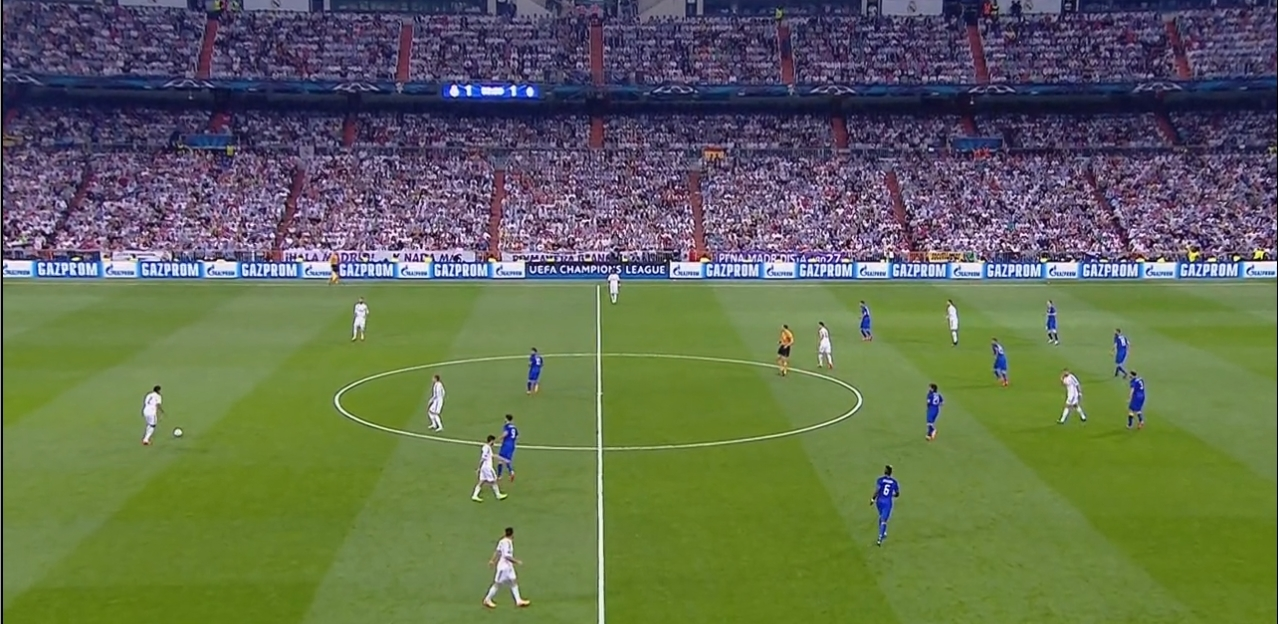
//> input picture hsv 2 + rect/frame (3).jpg, 1278 x 624 px, given in place of rain1.jpg, which was not available
$ ./ex1   (built with g++ and OpenCV 4)
//> lines starting //> are read from the running program, lines starting //| are printed output that depends on the picture; after the words box and inside, x2 and y2 are one past the last pixel; in counts of white or black regions, pixels touching at a corner belong together; pictures that were not available may be replaced by others from this repository, and a replacement may not be noted
#include "stdafx.h"
#include "opencv2/objdetect/objdetect.hpp"
#include "opencv2/highgui/highgui.hpp"
#include "opencv2/imgproc/imgproc.hpp"
#include "opencv2/opencv.hpp"
#include <cv.h>
#include <cxcore.h>
#include <iostream>
#include <stdio.h>
#include <highgui.h>
#include <stdlib.h>
//#include <vector>

using namespace std;
using namespace cv;

int Hmin = 0;
int Hmax = 256;
int Smin = 0;
int Smax = 256;
int Vmin = 0;
int Vmax = 256;

int Hmin1 = 0;
int Hmax1 = 256;
int Smin1 = 0;
int Smax1 = 256;
int Vmin1 = 0;
int Vmax1 = 256;

int Hmin2 = 0;
int Hmax2 = 256;
int Smin2 = 0;
int Smax2 = 256;
int Vmin2 = 0;
int Vmax2 = 256;

int HSVmax = 256;

int minsize = 50; //0
int maxsize = 50;
int maxs = 50;


int rectw = 35;
int recth = 45;

// Для морфологических преобразований
int dilation_elem = 0;
int kernel_size1 = 0;  // dilate 1
int kernel_size2 = 0;  // erode 1
int kernel_size3 = 0;  // close 1
int kernel_size4 = 0;  // dilate 1
int kernel_size5 = 0;  // erode 1
int kernel_size6 = 0;  // close 1
int const max_elem = 1;
int const max_kernel_size = 11;

// Для оператора Кэнни
Mat detected_edges;
int edgeThresh = 1;
int lowThreshold;
int const max_lowThreshold = 100;
int ratio = 3;
int kernel_size = 3;

int counter = 0; //счетчик для рисования зоны roi


Mat input_image, team1, team2, hsv1, hsv2, team1_hsv, team2_hsv, team1_morph, team2_morph;
Mat input_hsv, pitch_hsv, pitch_canny, pitch_rgb, pitch_hough, pitch_morph, ball;
Mat two_teams;
Mat cont;
Mat element1, element2, element3, element4, element5, element6;

// ROI
IplImage* roi = 0;
Point roi_1,roi_2;

IplImage* addplayer = 0;

//
// функции-обработчики ползунков
//
//void myTrackbarHmin(int pos) {
//        Hmin = pos;
//}

// рисуем целеуказатель
// [84 lines left out: functions drawTarget, myMouseCallback, addPlayer, not called in this run]

void detectTeam(Mat input, Mat output, int b, int g, int r){

	for (int y = roi_1.y; y < roi_2.y; y++) { //for (int y = 0; y < input.rows; y++)
						for (int x = roi_1.x; x < roi_2.x; x++) {  //for (int x = 0; x < input.cols; x++)
							int value = input.at<uchar>(y, x);
							if (value == 255) {
								Rect rect;
								Point p1,p2;
								p1.x = x - rectw/2;
								p1.y = y - recth/4;
								p2.x = x + rectw/2;
								p2.y = y + recth;
								int count = floodFill(input, Point(x, y), Scalar(200), &rect);
								if((rect.width >= minsize && rect.width <= maxsize)
									|| (rect.height >= minsize && rect.height <= maxsize)){
									//rectangle(output, p1,p2, Scalar(b, g, r, 4), 2);
									rectangle(output, rect, Scalar(b, g, r, 4), 2);
								}
							}
						}
					}
}

// [52 lines left out: functions detectBall, dilation1, not called in this run]

void hsv_test1() {
	// экспер
		Hmin1 = 54;//74;//72;//54;
		Hmax1 = 139;//124;//191;//139;
		Smin1 = 60;//44;//44;//60;
		Smax1 = 207;//251;//247;//207;
		Vmin1 = 74;//63;//63;//74;
		Vmax1 = 208;//240;//208;//208;
		//inRange(hsv1, Scalar(Hmin1, Smin1, Vmin1), Scalar(Hmax1, Smax1, Vmax1), team1_hsv);
}

void hsv_test2() {
	// экспер
		Hmin2 = 0;//0;//33;
		Hmax2 = 170;//139;//142;
		Smin2 = 0;//0;//0;
		Smax2 = 16;//23;//35;
		Vmin2 = 174;//153;//153;
		Vmax2 = 210;//236;//256;
		//inRange(hsv2, Scalar(Hmin2, Smin2, Vmin2), Scalar(Hmax2, Smax2, Vmax2), team2_hsv);
}

void morph_test() {
	kernel_size1 = 1;
	kernel_size3 = 5;
	kernel_size4 = 1;
	kernel_size6 = 5;
}


// [10 lines left out: function trackbar, not called in this run]

void trackbar1() {
		namedWindow("Control1", 0);

		cvCreateTrackbar("Hmin", "Control1", &Hmin1, HSVmax);
        cvCreateTrackbar("Hmax", "Control1", &Hmax1, HSVmax);
        cvCreateTrackbar("Smin", "Control1", &Smin1, HSVmax);
        cvCreateTrackbar("Smax", "Control1", &Smax1, HSVmax);
        cvCreateTrackbar("Vmin", "Control1", &Vmin1, HSVmax);
        cvCreateTrackbar("Vmax", "Control1", &Vmax1, HSVmax);
		cvCreateTrackbar( "Dilate:\n 2n + 1", "Control1",
                  &kernel_size1, max_kernel_size);
		cvCreateTrackbar( "Erode:\n 2n + 1", "Control1",
                  &kernel_size2, max_kernel_size);
		cvCreateTrackbar( "Close:\n 2n + 1", "Control1",
                  &kernel_size3, max_kernel_size);
}

void trackbar2() {
		namedWindow("Control2", 0);

		cvCreateTrackbar("Hmin", "Control2", &Hmin2, HSVmax);
        cvCreateTrackbar("Hmax", "Control2", &Hmax2, HSVmax);
        cvCreateTrackbar("Smin", "Control2", &Smin2, HSVmax);
        cvCreateTrackbar("Smax", "Control2", &Smax2, HSVmax);
        cvCreateTrackbar("Vmin", "Control2", &Vmin2, HSVmax);
        cvCreateTrackbar("Vmax", "Control2", &Vmax2, HSVmax);
		cvCreateTrackbar( "Dilate:\n 2n + 1", "Control2",
                  &kernel_size4, max_kernel_size);
		cvCreateTrackbar( "Erode:\n 2n + 1", "Control2",
                  &kernel_size5, max_kernel_size);
		cvCreateTrackbar( "Close:\n 2n + 1", "Control2",
                  &kernel_size6, max_kernel_size);
}

void Hough1() {
	// [15 lines of commented-out code are left out]

		vector<Vec4i> lines;
		HoughLinesP(pitch_canny, lines, 1, CV_PI/180, 50, 50, 70 ); //20
		for( size_t i = 0; i < lines.size(); i++ )
		{
		Vec4i l = lines[i];
		line( pitch_hough, Point(l[0], l[1]), Point(l[2], l[3]), Scalar(0,0,255), 2, CV_AA);
		}
}

void findCont() {
	vector<vector<Point> > contours;
	vector<Vec4i> hierarchy;
	/// Find contours
	findContours( pitch_canny, contours, hierarchy, CV_RETR_TREE, CV_CHAIN_APPROX_SIMPLE, Point(0, 0) );
	cont = Mat::zeros( input_image.size(), CV_8UC3 );
  /// Draw contours
  for( int i = 0; i< contours.size(); i++ )
     {
       drawContours( cont, contours, i, Scalar(0,0,255), 2, 8, hierarchy, 0, Point() );
     }
}

void CannyThreshold(int, void*) {
  /// Reduce noise with a kernel 3x3
  blur( pitch_hsv, detected_edges, Size(3,3) );

  /// Canny detector
  Canny( detected_edges, pitch_canny, lowThreshold, lowThreshold*ratio, kernel_size ); //detected_edges 2x

  /// Using Canny's output as a mask, we display our result
  //pitch = Scalar::all(0);

  //input_image.copyTo( pitch, detected_edges);

  Hough1();

 }

void test_canny() {
	/// Reduce noise with a kernel 3x3
  blur( pitch_hsv, detected_edges, Size(3,3) );

  /// Canny detector
  Canny( detected_edges, pitch_canny, 80, lowThreshold*ratio, kernel_size ); //detected_edges 2x
}


int main(int argc, char* argv[])
{
        // имя картинки
        char* filename = "rain1.jpg";//"test4new.jpeg";
        // получаем картинку
		input_image = imread(filename);
//> input_image is the input picture: 624 rows x 1278 cols, CV_8UC3; mean B, G, R 82.8, 107, 97.9
		team1 = imread(filename);
		team2 = imread(filename);
		two_teams = imread(filename);
		pitch_hough = imread(filename);
		ball = imread(filename);

		roi = cvLoadImage(filename,1);
		addplayer = cvLoadImage(filename,1);

		if(!input_image.data) return -1;
		if(!team1.data) return -1;
		if(!team2.data) return -1;
		if(!pitch_hough.data) return -1;

        printf("[i] image: %s\n", filename);

		// ползунки
		//trackbar();
		trackbar1();
		trackbar2();

		//namedWindow("Morph", 0);
		cvNamedWindow("size",CV_WINDOW_AUTOSIZE);
		//cvNamedWindow("Morph1",CV_WINDOW_AUTOSIZE);
		//cvNamedWindow("Morph2",CV_WINDOW_AUTOSIZE);
		cvCreateTrackbar("Min size", "size", &minsize, maxs);
        cvCreateTrackbar("Max size", "size", &maxsize, maxs);
		//createTrackbar( "Element:\n 0: Rect \n 1: Ellipse", "Control1", &dilation_elem, max_elem, dilation1 );

		//---------Canny---------------------------------------------------------

		/// Create a matrix of the same type and size as src (for dst)
		pitch_hsv.create( input_image.size(), input_image.type() );
		pitch_canny.create( input_image.size(), input_image.type() );
		ball.create( input_image.size(), input_image.type() );

		cvtColor( input_image, input_hsv, CV_BGR2HSV);
//> input_hsv: 624 rows x 1278 cols, CV_8UC3; mean H, S, V 81, 121.7, 122.6
		int Hmin = 34;
		int Hmax = 66;
		int Smin = 107;
		int Smax = 256;
		int Vmin = 103;
		int Vmax = 189;
		inRange(input_hsv, Scalar(Hmin, Smin, Vmin), Scalar(Hmax, Smax, Vmax), pitch_hsv);
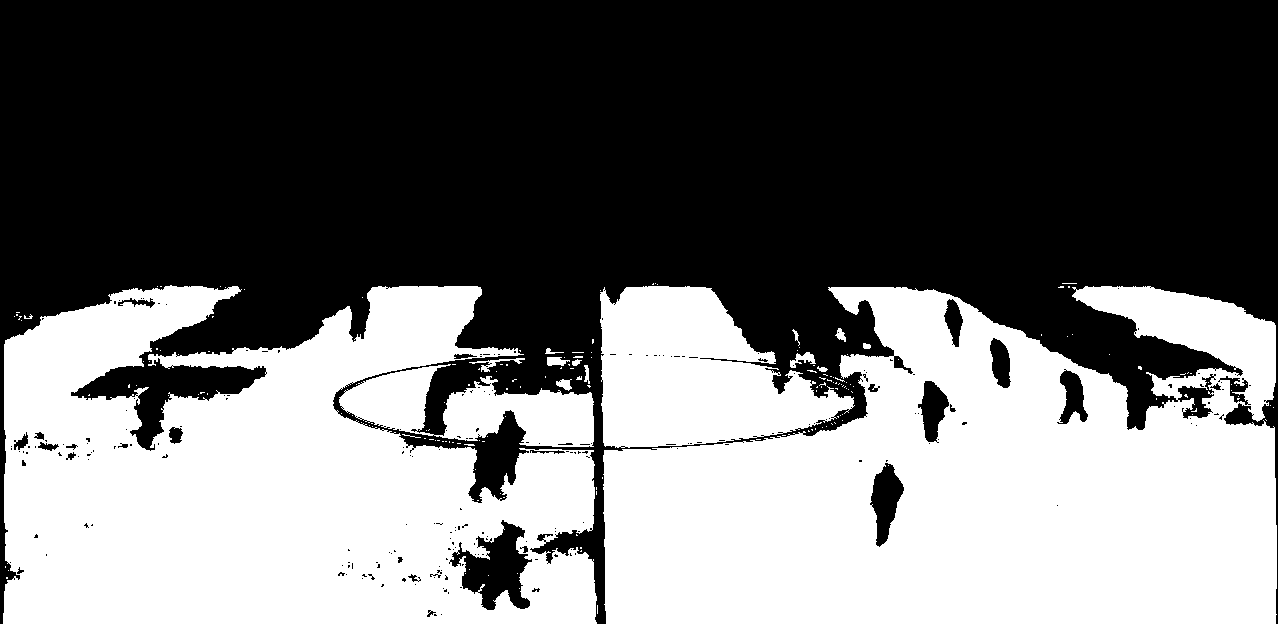
//> pitch_hsv: 624 rows x 1278 cols, CV_8UC1; 43.5% white; 179 white regions (162 under 20 px), largest, box (x1, y1, x2, y2) and area: (603, 286, 1277, 624) 164606, (3, 285, 597, 624) 143101, (600, 286, 855, 448) 26626

		namedWindow( "Canny", CV_WINDOW_AUTOSIZE );


		// окно для отображения ROI
        cvNamedWindow("roi",CV_WINDOW_AUTOSIZE);
		cvNamedWindow("add",CV_WINDOW_AUTOSIZE);

		createTrackbar( "Min Threshold:", "Canny", &lowThreshold, max_lowThreshold, CannyThreshold );

		//--------------------------------------------------------------

		//---------------------Поиск контуров---------------------------
		test_canny();
//> in test_canny, `Canny( detected_edges, pitch_canny, 80, lowThreshold*ratio, kernel_siz..`:
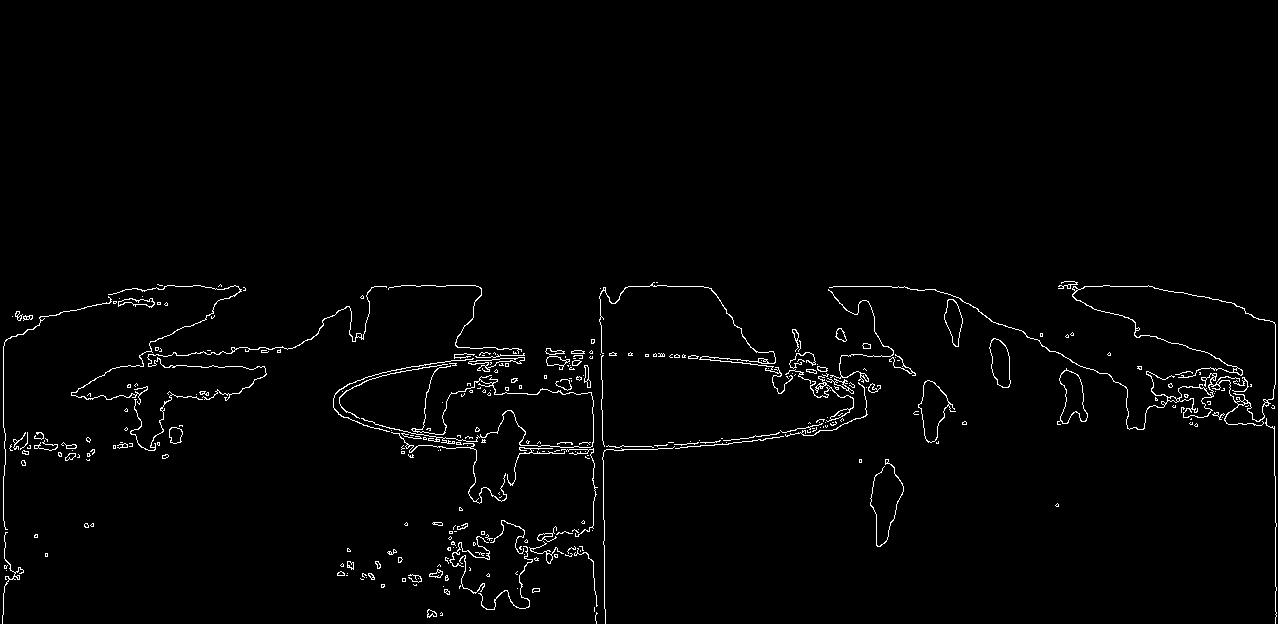
//> pitch_canny: 624 rows x 1278 cols, CV_8UC1; 1.7% white in thin lines or dots, all inside (x1, y1, x2, y2) = (2, 281, 1277, 624)
		findCont();
//> in findCont, `findContours( pitch_canny, contours, hierarchy, CV_RETR_TREE, CV_CHAIN..`: contours = 498 contours, 408 with area under 20; largest, box (x1, y1, x2, y2) and area: (918, 380, 956, 443) 1118, (918, 380, 950, 443) 1090, (829, 285, 1276, 430) 1058, (1057, 368, 1088, 425) 908, (1059, 370, 1088, 424) 884

		// вешаем обработчик мышки
        cvSetMouseCallback( "roi", myMouseCallback, (void*) roi);
		cvSetMouseCallback( "add", addPlayer, (void*) roi);


		//--------------------------------------------------------------

		hsv_test1();
		hsv_test2();
		morph_test();


		cvtColor(input_image, hsv1, COLOR_BGR2HSV);
		cvtColor(input_image, hsv2, COLOR_BGR2HSV);
		//medianBlur(HSV, blurred, 21);
		//cvGetImage(hsv_and,thresh);

        while(true) {

				inRange(hsv1, Scalar(Hmin1, Smin1, Vmin1), Scalar(Hmax1, Smax1, Vmax1), team1_hsv);
//> team1_hsv: 624 rows x 1278 cols, CV_8UC1; 21.1% white; 978 white regions (831 under 20 px), largest, box (x1, y1, x2, y2) and area: (3, 0, 1277, 105) 82301, (215, 110, 972, 281) 28952, (829, 110, 1277, 237) 19076
				inRange(hsv2, Scalar(Hmin2, Smin2, Vmin2), Scalar(Hmax2, Smax2, Vmax2), team2_hsv);
//> team2_hsv: 624 rows x 1278 cols, CV_8UC1; 0.07% white in thin lines or dots, all inside (x1, y1, x2, y2) = (19, 237, 1235, 601)
				//inRange(input_hsv, Scalar(Hmin, Smin, Vmin), Scalar(Hmax, Smax, Vmax), pitch_hsv);

				Mat element1 = getStructuringElement( MORPH_ELLIPSE,
                                       Size( 2*kernel_size1 + 1, 2*kernel_size1+1 ),
                                       Point( kernel_size1, kernel_size1 ) );
				Mat element2 = getStructuringElement( MORPH_ELLIPSE,
												   Size( 2*kernel_size2 + 1, 2*kernel_size2+1 ),
												   Point( kernel_size2, kernel_size2 ) );
				Mat element3 = getStructuringElement( MORPH_ELLIPSE,
												   Size( 2*kernel_size3 + 1, 2*kernel_size3+1 ),
												   Point( kernel_size3, kernel_size3 ) );
				Mat element4 = getStructuringElement( MORPH_ELLIPSE,
												   Size( 2*kernel_size4 + 1, 2*kernel_size4+1 ),
												   Point( kernel_size4, kernel_size4 ) );
				Mat element5 = getStructuringElement( MORPH_ELLIPSE,
												   Size( 2*kernel_size5 + 1, 2*kernel_size5+1 ),
												   Point( kernel_size5, kernel_size5 ) );
				Mat element6 = getStructuringElement( MORPH_ELLIPSE,
												   Size( 2*kernel_size6 + 1, 2*kernel_size6+1 ),
												   Point( kernel_size6, kernel_size6 ) );

                // выполняем преобразования
				dilate(team1_hsv, team1_hsv, element1); //team1_morph
//> team1_hsv: 624 rows x 1278 cols, CV_8UC1; 30.1% white; 137 white regions (69 under 20 px), largest, box (x1, y1, x2, y2) and area: (2, 103, 1278, 285) 111039, (2, 0, 1278, 106) 107504, (400, 236, 674, 285) 5771
                dilate(team2_hsv, team2_hsv, element4);
//> team2_hsv: 624 rows x 1278 cols, CV_8UC1; 0.22% white in thin lines or dots, all inside (x1, y1, x2, y2) = (18, 236, 1236, 602)
				erode(team1_hsv, team1_hsv, element2);
				erode(team2_hsv, team2_hsv, element5);
				morphologyEx(team1_hsv, team1_hsv, MORPH_CLOSE, element3);
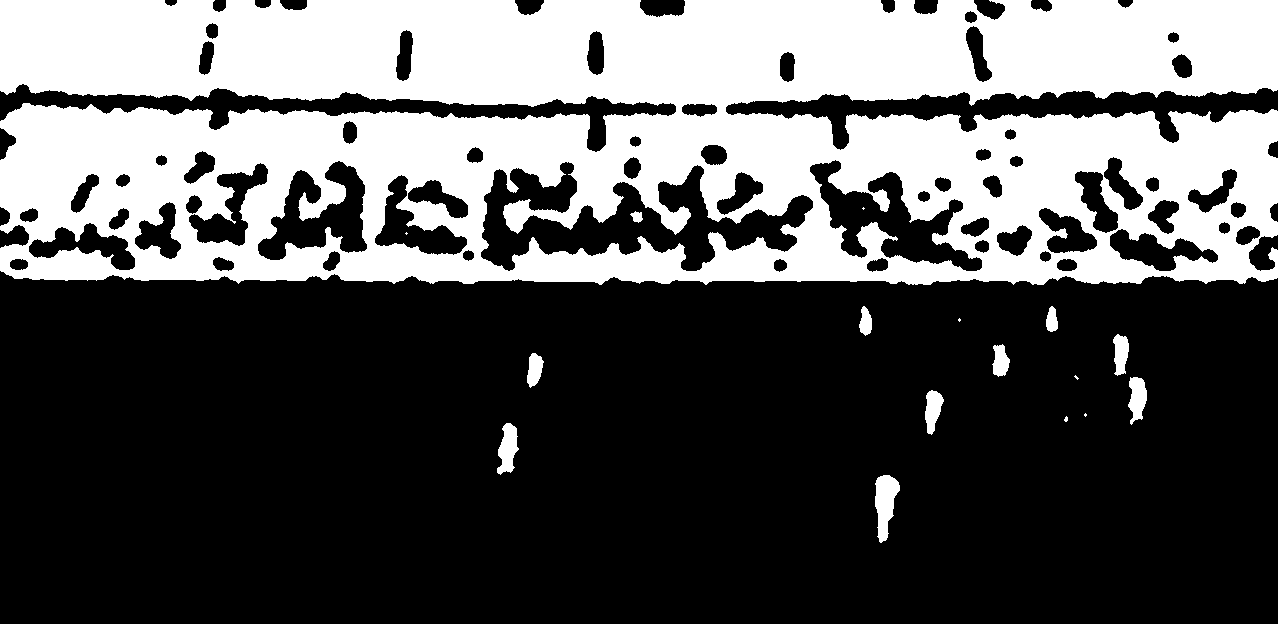
//> team1_hsv: 624 rows x 1278 cols, CV_8UC1; 35.1% white; 17 white regions (6 under 20 px), largest, box (x1, y1, x2, y2) and area: (0, 0, 1278, 285) 275417, (875, 475, 900, 543) 1059, (497, 423, 519, 475) 716
				morphologyEx(team2_hsv, team2_hsv, MORPH_CLOSE, element6);
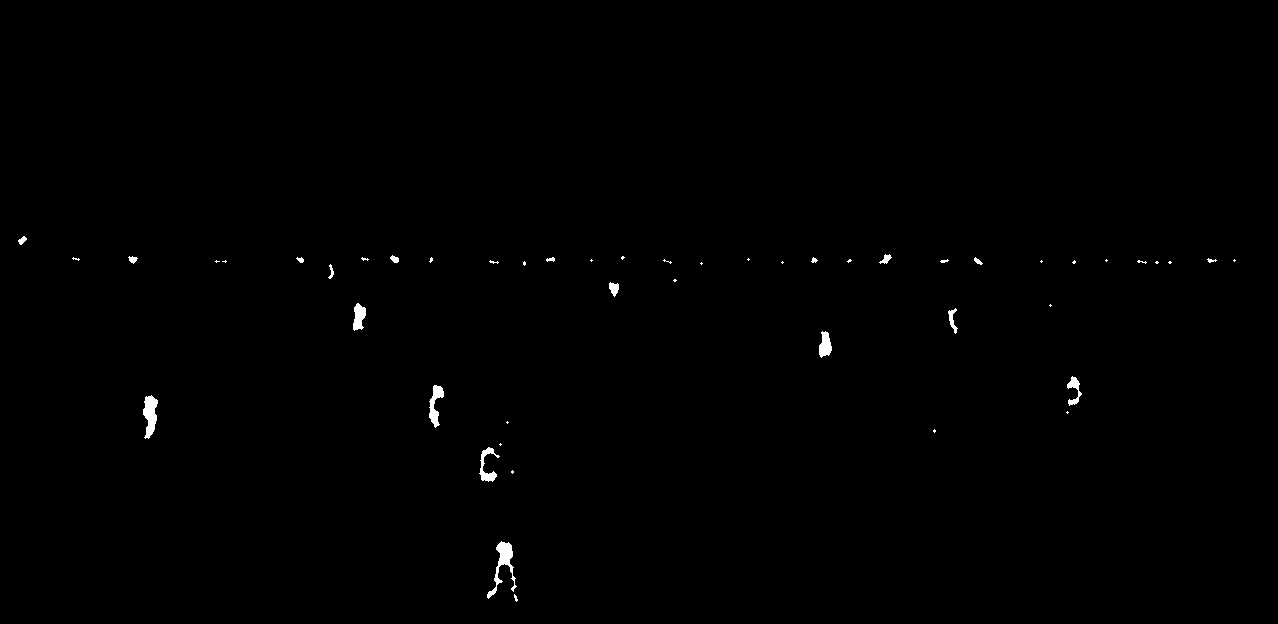
//> team2_hsv: 624 rows x 1278 cols, CV_8UC1; 0.38% white; 49 white regions (29 under 20 px), largest, box (x1, y1, x2, y2) and area: (487, 541, 517, 599) 501, (143, 395, 158, 439) 418, (429, 385, 444, 428) 314
				//--------------

				//detectTeam(team1_morph, team1, 255, 0, 0);
				//detectTeam(team2_morph, team2, 0, 0, 255);

				detectTeam(team1_hsv, two_teams, 255, 0, 0);
				detectTeam(team2_hsv, two_teams, 0, 0, 255);
				//detectBall(input_image, ball);

				//imshow("input", input_image);
				imshow("team1_hsv", team1_hsv);
				imshow("team2_hsv", team2_hsv);
				// [5 lines of commented-out code are left out]
				imshow("result", two_teams);
				// [6 lines of commented-out code are left out]

				cvShowImage( "roi", roi );
				cvShowImage( "add", addplayer );


                char c = cvWaitKey(33);
//> in Hough1, `HoughLinesP(pitch_canny, lines, 1, CV_PI/180, 50, 50, 70 );`: lines = 154 lines (x1, y1, x2, y2), first 8: [1275, 623, 1275, 476], [628, 286, 703, 286], [476, 458, 815, 434], [993, 373, 1274, 388], [513, 351, 903, 364], [457, 347, 903, 363], [773, 375, 1267, 400], [688, 358, 895, 354]
//> the loop in Hough1, `for( size_t i = 0; i < lines.size(); i++ )` made 154 passes
//> after the loop in Hough1, `for( size_t i = 0; i < lines.size(); i++ )`:
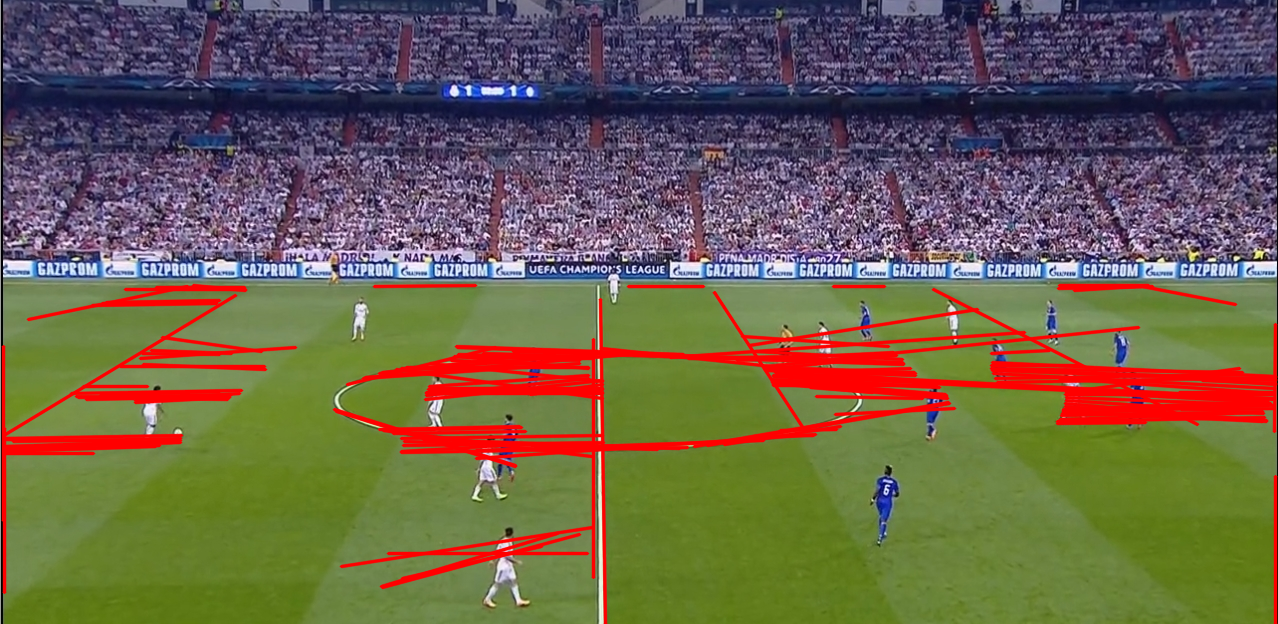
//> pitch_hough: 624 rows x 1278 cols, CV_8UC3; mean B, G, R 77.1, 97.5, 107.7
//> the Esc key is pressed
                if (c == 27) { // если нажата ESC - выходим
                        break;
                }
				if (c == 32) { // если нажата ESC - выходим
                        imwrite( "result.jpg", two_teams );
                }

        }


        // освобождаем ресурсы
//> (the run ends here: the program stops with an error, at `cvReleaseData(&input_image);`)
